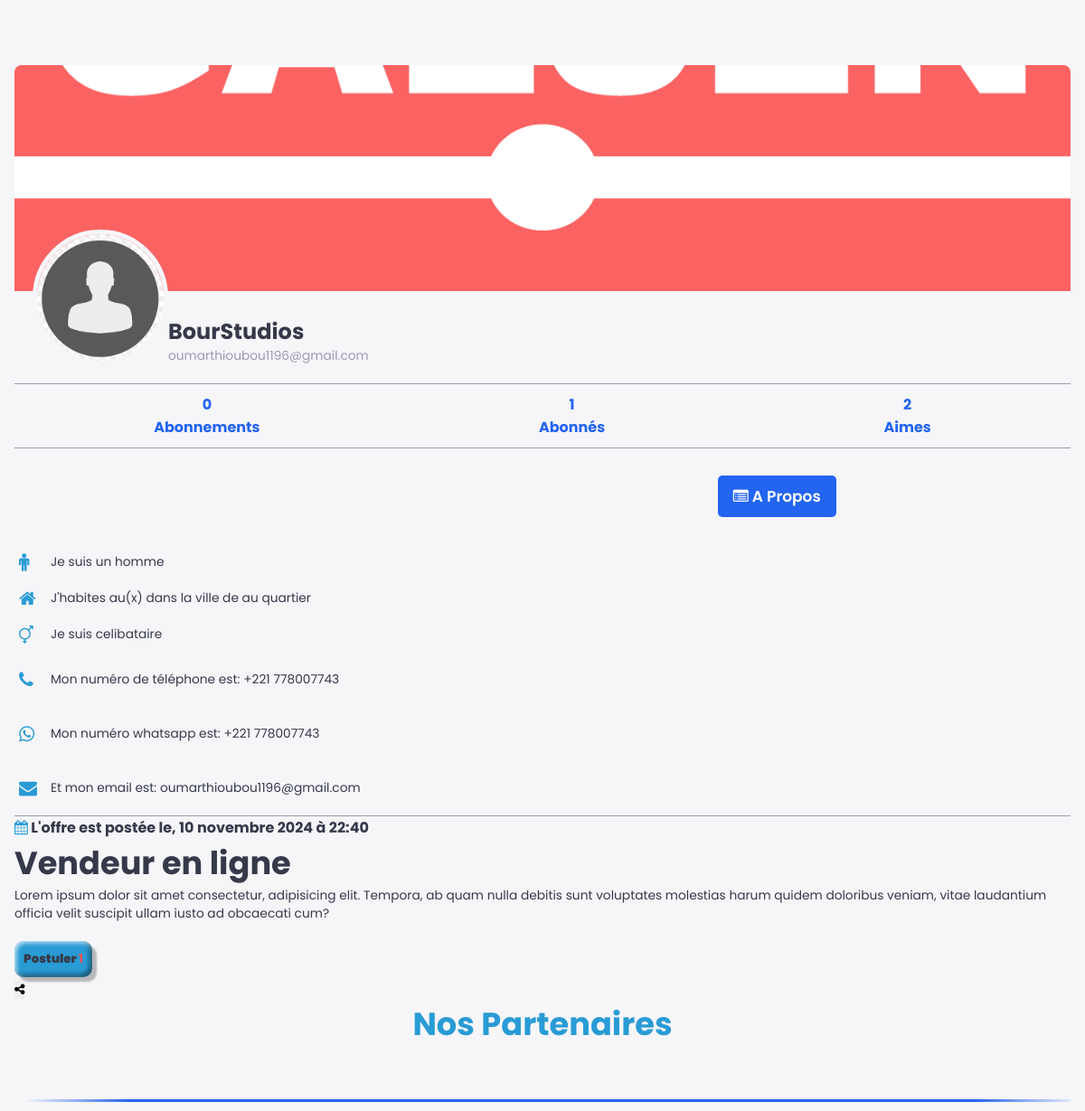
The page /job/4/ on the database its author committed.
### galsen/models.py (models this page shows, shortened)
class Job(models.Model):
    user = models.ForeignKey(CustomUser, on_delete=models.CASCADE)
    title = models.CharField(max_length=255, null=True, blank=True)
    contenu_job = models.TextField()
    postule_job = models.ManyToManyField(CustomUser, blank=True, related_name="postule")
    dispostule = models.ManyToManyField(CustomUser, blank=True, related_name='dispostule')
    date_creation_post = models.DateTimeField(auto_now_add=True)
    shared_user = models.ForeignKey(CustomUser, on_delete=models.CASCADE, null=True, blank=True, related_name='+')

class AbstractUser(BaseAbstractUser):
    groups = models.ManyToManyField(Group, related_name='customuser_set', blank=True)
    user_permissions = models.ManyToManyField(Permission, related_name='customuser_set', blank=True)

class CustomUser(AbstractUser):
    LANGUE = [
        ('français', 'Français'),
        ('anglais', 'Anglais'),
        ('spagnol', 'Espagnol'),
        ('italien', 'Italien'),
        ('arabe', 'Arabe'),
    ]
    ACCESS = [
        ('autorised', 'Autorisé(e)'),
        ('no_autorised', 'Non autorisé(e)'),
    ]
    ROLES = [
        ('professionnel', 'Professionnel(le)'),
        ('ecole', 'Ecole'),
        ('entreprise', 'Entreprise'),
    ]
    profile_image = models.ImageField(upload_to='profile_images/', null=True, blank=True)
    banner_image = models.ImageField(upload_to='banner_images/', null=True, blank=True)
    GENRE = [
        ('homme', 'Homme'),
        ('femme', 'Femme'),
    ]
    SITUATION_MATRIMONIALE = [
        ('celibataire', 'Célibataire'),
        ('marie', 'Marié(e)'),
        ('fiance', 'Fiancé(e)'),
        ('divorce', 'Divorcé(e)'),
        ('couple', 'En couple'),
    ]
    marque_dispositif = models.CharField(max_length=255, null=True, blank=True)
    metier = models.CharField(max_length=150, null=True, blank=True)
    etablissement = models.CharField(max_length=255, null=True, blank=True)
    pays = models.CharField(max_length=50, null=True, blank=True)
    ville = models.CharField(max_length=50, null=True, blank=True)
    quartier = models.CharField(max_length=50, null=True, blank=True)
    langue = models.CharField(max_length=255, null=True, blank=True)
    birthday = models.DateField(null=True, blank=True)
    indicatif_pays = models.CharField(max_length=15, null=True, blank=True)
    number_phone = models.CharField(max_length=15, null=True, blank=True)
    number_whatsapp = models.CharField(max_length=15, null=True, blank=True)
    number_telegram = models.CharField(max_length=15, null=True, blank=True)
    instagram_link = models.URLField(null=True, blank=True)
    twitter_link = models.URLField(null=True, blank=True)
    youtube_link = models.URLField(null=True, blank=True)
    website_link = models.URLField(null=True, blank=True)
    langue = models.CharField(max_length=255, choices=LANGUE, default='français')
    rôle = models.CharField(max_length=255, choices=ROLES, default='professionnel')
    access = models.CharField(max_length=255, choices=ACCESS, default='no_autorised')
    genre = models.CharField(max_length=255, choices=GENRE, default='homme')
    situation_matrimoniale = models.CharField(max_length=20, choices=SITUATION_MATRIMONIALE, default='celibataire')
    followers = models.ManyToManyField('self', symmetrical=False, related_name='following_users', blank=True)
    def total_likes_received(self):
        total_likes = 0
        for post in self.post_set.all():
            total_likes += post.like_post.count()
        return total_likes

class AbstractUser(BaseAbstractUser):
    groups = models.ManyToManyField(Group, related_name='customuser_set', blank=True)
    user_permissions = models.ManyToManyField(Permission, related_name='customuser_set', blank=True)

class Post(models.Model):
    user = models.ForeignKey(CustomUser, on_delete=models.CASCADE)
    video = models.FileField(upload_to='post_videos/')
    contenu_post = models.TextField()
    tag_post = models.CharField(max_length=255)
    session_info = models.CharField(max_length=255, null=True, blank=True)
    date_creation_post = models.DateTimeField(auto_now_add=True)
    like_post = models.ManyToManyField(CustomUser, blank=True, related_name="likes")
    dislike = models.ManyToManyField(CustomUser, blank=True, related_name='dislikes')
    shared_boby = models.TextField(blank=True, null=True)
    share_on = models.DateTimeField(blank=True, null=True)
    shared_user = models.ForeignKey(CustomUser, on_delete=models.CASCADE, null=True, blank=True, related_name='+')
    class Meta:
        ordering = ['-date_creation_post', '-share_on']

### galsen/views.py (the view)
# urls.py: path('job/<int:job_id>/', job_detail, name='job_detail'),
def job_detail(request, job_id):
    job = get_object_or_404(Job, pk=job_id)
    return render(request, 'Details/job.html', {'job': job})

### galsen/templates/Details/job.html (shortened to what this page needs)
{% load static %}
<!DOCTYPE html>
<html lang="en">
<head>
    <link rel="stylesheet" href="{% static 'assets/icones/font-awesome/css/font-awesome.css' %}">
    <link rel="stylesheet" href="{% static 'assets/icones/font-awesome/css/font-awesome.min.css' %}">
    <link rel="stylesheet" href="{% static 'assets/ressources/styles/profil.css' %}">
    <link rel="stylesheet" href="{% static 'assets/ressources/styles/contenu.css' %}">
    <link rel="stylesheet" href="{% static 'assets/ressources/styles/boutique-slide.css' %}">
    <link rel="stylesheet" href="{% static 'assets/ressources/styles/theme.css' %}">
    <link rel="stylesheet" href="{% static 'assets/ressources/styles/lightbox.min.css' %}">
</head>
<body>
    <div class="profile-container">
        <div class="banner-job">
            {% if job.user.banner_image and job.user.banner_image.url %}
                    <a href="{{ job.user.banner_image.url }}" data-lightbox="mygallery">
                        <img src="{{ job.user.banner_image.url }}">
                    </a>
                {% else %}
                    <img src="{% static 'assets/default/user.png' %}">
            {% endif %}
        </div>
        <div class="profile-section">
            <div class="profile-pic">
                    {% if job.user.profil_image and job.user.profil_image.url %}
                        <a href="{{ job.user.profile_image.url }}" data-lightbox="mygallery">
                            <img src="{{ job.user.profile_image.url }}">
                        </a>
                        {% else %}
                            <img src="{% static 'assets/default/user.png' %}">
                    {% endif %}
            </div>
            <div class="profile-info">
                <h1>
                    {% if job.user.rôle == "professionnel" %}
                        {{ job.user.first_name }} {{ job.user.last_name }}
                    {% else %}
                        {{ job.user.etablissement }}
                    {% endif %}
                </h1>
                <p>{{ job.user.email }}</p>
            </div>
        </div>
        <div class="profile-nav">
          <ul>
            <li><a href="#"><span>{{ job.user.following_users.count }}</span>Abonnements</a></li>
            <li><a href="#"><span>{{ job.user.followers.count }}</span>Abonnés</a></li>
            <li><a href="#"><span>{{ job.user.total_likes_received }}</span>Aimes</a></li>
          </ul>
        </div>
        <div class="profile-content">
            <div class="buttons-1">
                <a href="{% url 'a_propos_detail' user_id=job.user.id %}" class="button"> <i class="fa fa-list-alt"></i> A Propos </a>
            </div>
            <ul class="status">
                <li>
                    {% if job.user.genre == "homme" %}
                        <i class="fa fa-male primary"></i>
                        <p>Je suis un
                            <span>{{ job.user.genre }}</span>
                        </p>
                    {% elif user.genre == "femme" %}
                        <i class="fa fa-female primary"></i>
                        <p>Je suis une
                            <span>{{ job.user.genre }}</span>
                        </p>
                    {% else %}
                        <p>Genre non spécifié</p>
                    {% endif %}
                </li>
                <li>
                    <i class="fa fa-home primary"></i>
                    <p>J'habites au(x)
                         dans la ville de
                         au quartier
                     </p>
                </li>
                <li>
                    <i class="fa fa-transgender primary"></i>
                    <p>Je suis
                        <span>{{ job.user.situation_matrimoniale }}</span>
                     </p>
                </li>
                <li>
                    <a href="tel:+{{ job.user.indicatif_pays }}{{ job.user.number_phone }}">
                        <i class="fa fa-phone primary"></i>
                        <p>Mon numéro de téléphone est:
                            <span>+{{ job.user.indicatif_pays }} {{ job.user.number_phone }}</span>
                        </p>
                    </a>
                </li>
                <li>
                    <a href="https://wa.me/+{{ job.user.indicatif_pays }}{{ job.user.number_whatsapp }}">
                        <i class="fa fa-whatsapp primary"></i>
                        <p>Mon numéro whatsapp est:
                            <span>+{{ job.user.indicatif_pays }} {{ job.user.number_whatsapp }}</span>
                        </p>
                    </a>
                </li>
                <li>
                    <a href="mailto:{{ job.user.email }}">
                        <i class="fa fa-envelope primary"></i>
                        <p>Et mon email est:
                            <span>{{ job.user.email }}</span>
                        </p>
                    </a>
                </li>
            </ul>
            <div class="job-content">
                <div class="job-infos-date">
                    <h4>
                        <span>
                            <i class="fa fa-calendar primary"></i> L'offre est postée le, {{ job.date_creation_post|date:"d F Y à H:i" }}
                        </span>
                    </h4>
                </div>
                <div class="job-title">
                    <h1>
                        {{ job.title|safe }}
                    </h1>
                </div>
                <div class="job-description">
                    <p>
                        {{ job.contenu_job|safe }}
                    </p>
                </div>
                <div class="job-buttons">
                    <form id="postule-form-{{ job.pk }}" method="POST" action="{% url 'postule' job.pk %}">
                        <button class="postuler" type="submit">
                            {% if request.user in job.postule_job.all %}
                                Ne plus postuler
                            {% else %}
                                Postuler
                            {% endif %}
                            <b class="number-like danger">{{ job.postule_job.count }}</b>
                        </button>
                    </form>
                    <button> <i class="fa fa-share-alt"></i> </button>
                </div>
            </div>
            {% include 'PUB/partenaire.html' %}
        </div>
    </div>
</body>
</html>

### galsen/static/assets/ressources/styles/profil.css (style rules this page uses)
:root { --header-height: 3rem; --body-font: 'Open Sans', sans-serif; --h1-font-size: 1.5rem; --normal-font-size: .938rem; --tiny-font-size: .625rem; --z-tooltip: 10; --z-fixed: 100; }
:root { --first-color: #3b3bbf; --title-color: #363949; --text-color: #0a0a0a; --text-color-light: #9b9bb0; --container-color: #fff; --body-color: #f6f6f9; --color-danger: hsl(0, 95%, 65%); --color-primary-light: 0 0.8rem 0.8rem rgba(71, 7, 234, 0.2); --color-danger-light: 0 0.8rem 0.8rem rgba(255, 67, 54, 0.2); --color-success-light: 0 0.8rem 0.8rem rgba(34, 202, 75, 0.2); --color-purple-light: 0 0.8rem 0.8rem rgba(160, 99, 245, 0.2); --border-radius: 2rem; --card-border-radius: 1rem; --btn-padding: 0.6rem 2rem; --search-padding: 0.6rem 1rem; --card-padding: 1rem; --sticky-top-left: 5.4rem; --sticky-top-right: -18rem }
*, *::before, *::after { padding: 0; outline: 0; box-sizing: border-box; text-decoration: none; list-style: none; border: none; }
* { margin: 0; padding: 0; box-sizing: border-box; font-family: 'Poppins', sans-serif; }
html { scroll-behavior: smooth; }
body { font-family: "Poppins", sans-serif; color: var(--title-color); background: var(--body-color); overflow-x: hidden; }
h1 { font-size: 2.2rem; }
h4 { font-size: 1rem; }
p { font-size: 00.86rem; color: var(--title-color); }
.primary { color: #2364f0; }
.danger { color: var(--color-danger); }
* { margin: 0; padding: 0; box-sizing: border-box; }
body { font-family: Arial, sans-serif; background-color: var(--body-color); }
.profile-container { width: 100%; max-width: 1200px; margin: auto; background-color: var(--body-color); border-radius: 8px; overflow: hidden; }
.banner img, .banner-job img { width: 100%; height: 250px; object-fit: cover; }
.profile-section { display: flex; align-items: center; padding: 20px; position: relative; }
.profile-pic { width: 150px; height: 150px; border-radius: 50%; overflow: hidden; border: 5px solid var(--body-color); position: absolute; top: -75px; left: 20px; }
.profile-pic img { width: 100%; height: 100%; object-fit: cover; }
.profile-info { width: 100%; margin-left: 150px; }
.profile-info h1 { font-size: 24px; color: var(--title-color); }
.profile-info p { color: var(--text-color-light); }
.profile-nav { border-top: 1px solid var(--text-color-light); border-bottom: 1px solid var(--text-color-light); background-color: var(--body-color); }
.profile-nav ul { display: flex; list-style-type: none; padding: 10px 0; justify-content: space-around; }
.profile-nav ul li a { display: grid; text-align: center; text-decoration: none; color: #2364f0; font-weight: bold; }
.buttons-1 { margin: 15px 0; display: flex; list-style-type: none; padding: 15px 0; justify-content: space-around; }
.buttons-1 .button { padding: 10px 17px; font-size: 17px; border: none; text-decoration: none; text-transform: capitalize; background: #2364f0; border-radius: 5px; color: #fff; font-weight: 600; transition: all 0.1s; }
.status { border-bottom: 1px solid var(--text-color-light); }
.status li, .status li a { display: flex; align-items: center; list-style-type: none; padding: 10px 0; }
.status li a { transition: all 0.1s; }
.status li i { width: 30px; font-size: 20px; margin-left: 5px; }
.status li p { margin-left: 5px; color: var(--title-color); }

### rows shown on the page
Job: user.banner_image (picture), user.etablissement "BourStudios", user.email "oumarthioubou1196@gmail.com", user.following_users.count "0", user.followers.count "1", user.total_likes_received "2", user.genre "homme", user.situation_matrimoniale "celibataire", user.indicatif_pays "221", user.number_phone "778007743", user.number_whatsapp "778007743", date_creation_post "10 novembre 2024 à 22:40", title "Vendeur en ligne", contenu_job "Lorem ipsum dolor sit amet consectetur, adipisicing elit. Tempora, ab quam nulla debitis sunt voluptates molestias harum quidem doloribus veniam, vitae laudantium officia velit suscipit ullam iusto ad obcaecati cum?"
